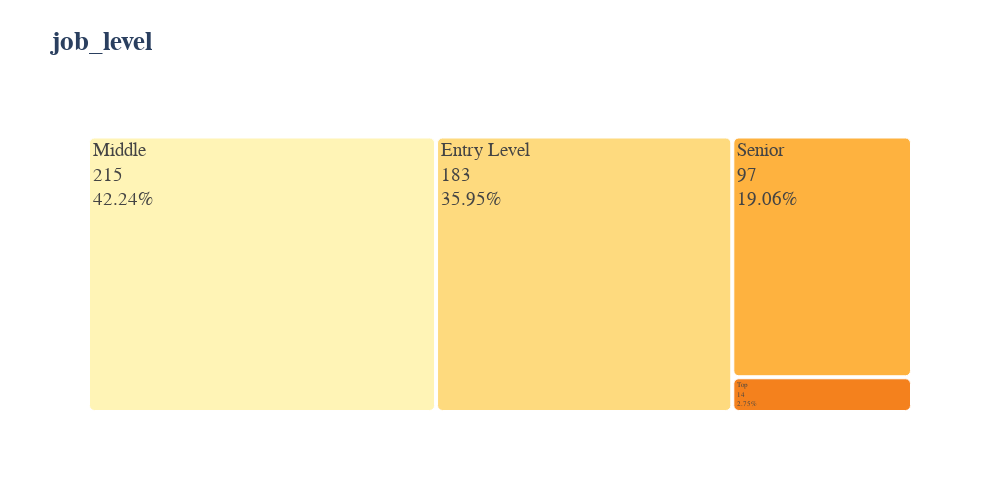

Here is the notebook cell this chart was saved with:
### Markdown cell above
![treemap5.png](attachment:treemap5.png)

### Code cell
treemap(df=df, column='job_level')

### Figure 1 — Plotly figure (JSON) as saved in the notebook; plotly's stock layout.template omitted (floating-point values rounded to 4 significant figures)
{"data": [{"branchvalues": "total", "customdata": [42.24, 35.95, 19.06, 2.75], "domain": {"x": [0, 1], "y": [0, 1]}, "hovertemplate": "labels=%{label}<br>value=%{value}<br>parent=%{parent}<br>id=%{id}<br>job_level=%{customdata[0]}<extra></extra>", "ids": ["Middle", "Entry Level", "Senior", "Top"], "labels": ["Middle", "Entry Level", "Senior", "Top"], "marker": {"colors": ["#fff4b6", "#feda7e", "#feb23f", "#f4811d"], "cornerradius": 5}, "name": "", "parents": ["", "", "", ""], "texttemplate": "%{label}<br>%{value}<br>%{customdata}%", "type": "treemap", "values": [215, 183, 97, 14]}], "layout": {"font": {"family": "Franklin Gothic", "size": 19}, "height": 500, "legend": {"tracegroupgap": 0}, "title": {"text": "<b>job_level</b>"}, "treemapcolorway": ["#fff4b6", "#feda7e", "#feb23f", "#f4811d", "#d55607", "#a03704"], "width": 1000}}
